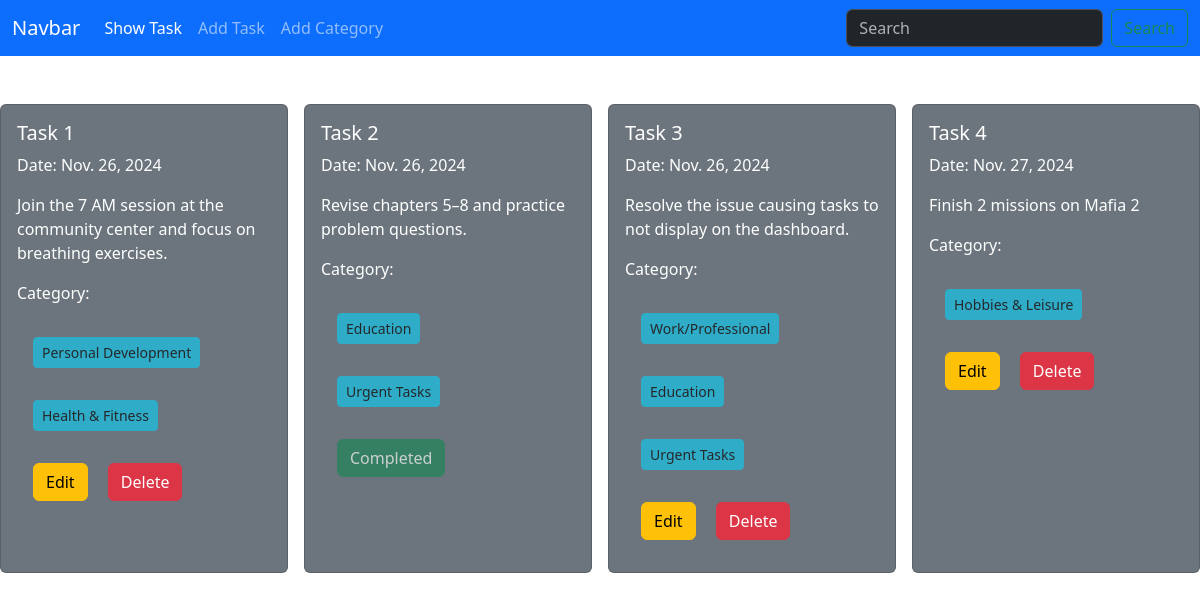
The page / on the database its author committed.
### Task_Model_App/models.py (models this page shows, shortened)
class taskModel(models.Model):
    task_title = models.CharField(max_length=100)
    task_description = models.TextField()
    task_assign_date = models.DateField(default=False)
    categories = models.ManyToManyField(Categories)
    completed = models.BooleanField()

### Task_Category_App/models.py (models this page shows)
class Categories(models.Model):
    category_name = models.CharField(max_length=100)
    def __str__(self) -> str:
        return f'{self.category_name}'

### Task_Management_System/views.py (the view)
# urls.py: path('', views.showTask, name='show_task_page'),
def showTask(request):
    taskList = taskModel.objects.all()
    return render(request, 'show_task.html', {'taskList' : taskList})

### templates/show_task.html (shortened to what this page needs)
{% extends "base.html" %}
{% block content %}
    <div class="d-flex flex-wrap gap-3 justify-content-around">
        {% for task in taskList %}
            <div class="card bg-secondary text-white" style="width: 18rem;">
                <div class="card-body">
                    <h5 class="card-title">Task {{ task.id }}</h5>
                    <p class="cart-text"> Date: {{ task.task_assign_date }}
                    <p class="card-text"> {{task.task_description}} </p>
                    <p class="card-text"> Category: </p>
                    {% for category in task.categories.all %}
                        <button class="btn btn-info btn-sm disabled m-3"> {{category}} </button>
                    {% endfor %}
                    {% if task.completed %}
                    <div class="card-body">
                        <button class="btn btn-success disabled">Completed</button>
                    </div>
                    {% else%}
                        <div class="card-body">
                            <a href="{% url 'edit_task' task.id %}" class="card-link btn btn-warning">Edit</a>
                            <a href="{% url 'delete_task' task.id %}" class="card-link btn btn-danger">Delete</a>
                        </div>
                    {% endif %}
                </div>
            </div>
        {% endfor %}
    </div>
{% endblock content %}

### templates/base.html (shortened to what this page needs)
<!doctype html>
<html lang="en">
  <head>
    <link href="https://cdn.jsdelivr.net/npm/bootstrap@5.3.3/dist/css/bootstrap.min.css" rel="stylesheet">
  </head>
  <body>
    <nav class="navbar navbar-expand-lg bg-primary mb-5" data-bs-theme="dark">
      <div class="container-fluid">
        <a class="navbar-brand" href="#">Navbar</a>
        <div class="collapse navbar-collapse" id="navbarSupportedContent">
          <ul class="navbar-nav me-auto mb-2 mb-lg-0">
            <li class="nav-item">
              <a class="nav-link active" aria-current="page" href="{% url 'show_task_page' %}">Show Task</a>
            </li>
            <li class="nav-item">
              <a class="nav-link" href="{% url 'add_task' %}">Add Task</a>
            </li>
            <li class="nav-item">
              <a class="nav-link" href="{% url 'add_category' %}">Add Category</a>
            </li>
          </ul>
          <form class="d-flex" role="search">
            <input class="form-control me-2" type="search" placeholder="Search" aria-label="Search">
            <button class="btn btn-outline-success" type="submit">Search</button>
          </form>
        </div>
      </div>
    </nav>
    {% block content %}
    {% endblock content %}
  </body>
</html>

### rows shown on the page
taskModel: id "1", task_assign_date "Nov. 26, 2024", task_description "Join the 7 AM session at the community center and focus on breathing exercises.", completed "Edit"
Categories: category_name "Personal Development"
Categories: category_name "Health & Fitness"
taskModel: id "2", task_assign_date "Nov. 26, 2024", task_description "Revise chapters 5–8 and practice problem questions.", completed "Completed"
Categories: category_name "Education"
Categories: category_name "Urgent Tasks"
taskModel: id "3", task_assign_date "Nov. 26, 2024", task_description "Resolve the issue causing tasks to not display on the dashboard.", completed "Edit"
Categories: category_name "Work/Professional"
taskModel: id "4", task_assign_date "Nov. 27, 2024", task_description "Finish 2 missions on Mafia 2", completed "Edit"
Categories: category_name "Hobbies & Leisure"
